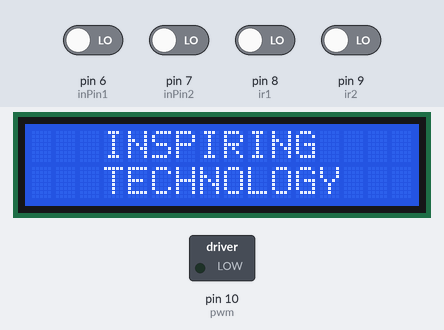
A sketch run on a simulated Arduino Uno, built with avr-gcc and run on an emulated ATmega328P. Shown: 16×2 character LCD, switched loads named in the sketch (green lamp = pin HIGH). The inputs (shaded band) are chosen by the test bench; at power-on: pin 6 (inPin1), pin 7 (inPin2), pin 8 (ir1), pin 9 (ir2) LOW.

Above: at 2.1 s.
At 5.2 s:
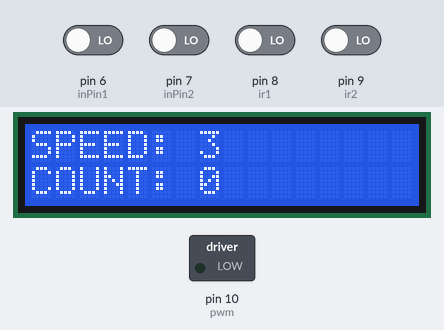
5.3 s: pin 7 (inPin2) driven HIGH
At 5.9 s:
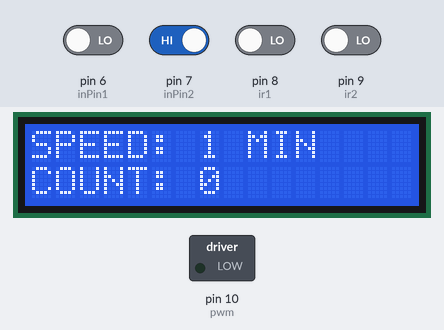
8.3 s: pin 6 (inPin1) driven HIGH
At 9.2 s:
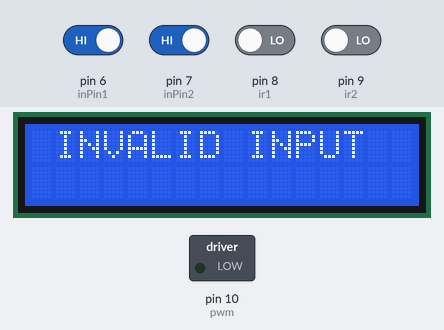
9.8 s: pin 7 (inPin2) driven LOW
At 10.6 s:
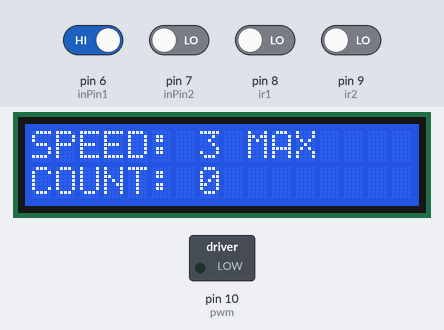
12.8 s: pin 6 (inPin1) driven LOW
14.3 s: pin 6 (inPin1) driven HIGH
17.3 s: pin 8 (ir1) driven HIGH
Timing chart, 0 to 20.3 s (numbered marks = the images above; inputs shaded):
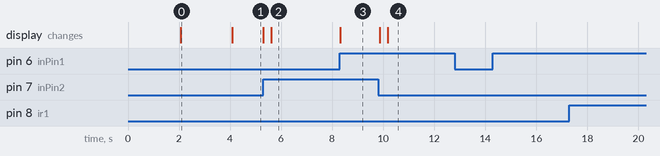

Measured:
- after the input at 5.3 s, the display: first changes at once (image 2 shows a later state)
- after the input at 8.3 s, the display: changes at once (image 3)
- after the input at 9.8 s, the display: first changes after 0.07 s (image 4 shows a later state)
- after the input at 12.8 s, every drawn part: stays the same
- after the input at 14.3 s, every drawn part: stays the same
- after the input at 17.3 s, every drawn part: stays the same
- what the display in image 0 shows lasts 2.0 s, from 2.1 s to 4.1 s

The sketch:

sketch_jul18a.ino
```cpp
// (licence header left out)
// Include the Hitachi HD44780 library

#include <LiquidCrystal.h>
LiquidCrystal lcd(12, 11, 5, 4, 3, 2);
int pwm =     10;               // assigns pin 10 to variable pwm
int inPin1 =  6;                // assigns pin 6 to pushbutton 1
int inPin2 =  7;                // assigns pin 17 to pushbutton 2
int ir1 =     8;                // assigns pin 8 to IR Sensor Front 1
int ir2 =     9;                // assigns pin 9 to IR Sensor Front 2
int ir3 =     13;               // assigns pin 13 to IR Sensor Motor

int val1 = 0;          // variable for reading the pin status button 1
int val2 = 0;          // variable for reading the pin status button 2

int state= 3;          // variable for getting status of speed
int count = 0;         // variable for rotation count

void setup()
{


  lcd.begin(16, 2);
  pinMode(ir1, INPUT);           // declare IR- Packet as input
  pinMode(ir2, INPUT);           // declare IR- Packet as input
  pinMode(ir3, INPUT);           // declare IR-Motor as input
  pinMode(inPin1, INPUT);        // declare pushbutton as input
  pinMode(inPin2, INPUT);        // declare pushbutton as input
  pinMode(pwm, OUTPUT);          // declares pin 10 as output

  lcd.print("     PROTO      ");
  delay(2000);
  lcd.clear();
  lcd.print("   INSPIRING    ");
  lcd.setCursor(0, 1);
  lcd.print("   TECHNOLOGY   ");
  delay(2000);
  lcd.clear();
  lcd.setCursor(0, 0);
  lcd.print("SPEED: ");lcd.print(state);
  lcd.setCursor(0, 1);
  lcd.print("COUNT: ");lcd.print(count);
}

void loop()
{

  val1 = digitalRead(inPin1);  // read input value1
  val2 = digitalRead(inPin2);  // read input value2

    //pushButton programming----------------------------------
  if(val1 == HIGH && val2 == LOW )
  {
     if(state == 3)
      {
          lcd.clear();
          lcd.setCursor(0, 0);
          lcd.print("SPEED: ");lcd.print(state);lcd.print(" MAX");
          lcd.setCursor(0, 1);
          lcd.print("COUNT: ");lcd.print(count);
          rapid();
     }
    else
    {
      state++;
          lcd.clear();
          lcd.setCursor(0, 0);
          lcd.print("SPEED: ");lcd.print(state);
          lcd.setCursor(0, 1);
          lcd.print("COUNT: ");lcd.print(count);
      rapid();
    }

  }


  else if(val1 == LOW && val2 == HIGH )
 {
    if(state == 1)
    {
          lcd.clear();
          lcd.setCursor(0, 0);
          lcd.print("SPEED: ");lcd.print(state);lcd.print(" MIN");
          lcd.setCursor(0, 1);
          lcd.print("COUNT: ");lcd.print(count);
          rapid();
    }
    else
    {
      state--;
      lcd.clear();
          lcd.setCursor(0, 0);
          lcd.print("SPEED: ");lcd.print(state);
          lcd.setCursor(0, 1);
          lcd.print("COUNT: ");lcd.print(count);
      rapid();
    }

  }

  else if(val1 == HIGH && val2 == HIGH )
 {
      lcd.clear();
      lcd.print(" INVALID INPUT ");
      delay(100);
      rapid();
  }

  else
  {
    rapid();
  }


}


void rapid()
{
  /*code for operation*/
  if (state == 1)
    speed1();
  if (state == 2)
    speed2();
  if (state == 3)
    speed3();
}


void speed1 ()
{

  if( (digitalRead(ir1) == HIGH) && (digitalRead(ir2) == HIGH) )
  {
          lcd.clear();
          lcd.setCursor(0, 0);
          lcd.print("SPEED: ");lcd.print(state);lcd.print(" MIN");
          lcd.setCursor(0, 1);
          lcd.print("COUNT: ");lcd.print(count);

      analogWrite(pwm, 190);
      while( digitalRead(ir3) ==LOW);

      if(digitalRead(ir3) ==HIGH)
       {
           count++;
           analogWrite(pwm, 0);
           lcd.setCursor(0, 1);
           lcd.print("COUNT: ");lcd.print(count);
       }

     }
}


void speed2 ()
{

  if( (digitalRead(ir1) == HIGH) && (digitalRead(ir2) == HIGH) )
  {
          lcd.clear();
          lcd.setCursor(0, 0);
          lcd.print("SPEED: ");lcd.print(state);
          lcd.setCursor(0, 1);
          lcd.print("COUNT: ");lcd.print(count);

      analogWrite(pwm, 220);
      while( digitalRead(ir3) ==LOW);

      if(digitalRead(ir3) ==HIGH)
       {
           count++;
           analogWrite(pwm, 0);
           lcd.setCursor(0, 1);
           lcd.print("COUNT: ");lcd.print(count);
       }

     }
}


void speed3 ()
{

  if( (digitalRead(ir1) == HIGH) && (digitalRead(ir2) == HIGH) )
  {
          lcd.clear();
          lcd.setCursor(0, 0);
          lcd.print("SPEED: ");lcd.print(state);lcd.print(" MAX");
          lcd.setCursor(0, 1);
          lcd.print("COUNT: ");lcd.print(count);

      analogWrite(pwm, 255);
      while( digitalRead(ir3) ==LOW);

      if(digitalRead(ir3) ==HIGH)
       {
           count++;
           analogWrite(pwm, 0);
           lcd.setCursor(0, 1);
           lcd.print("COUNT: ");lcd.print(count);
       }

     }
}
```
